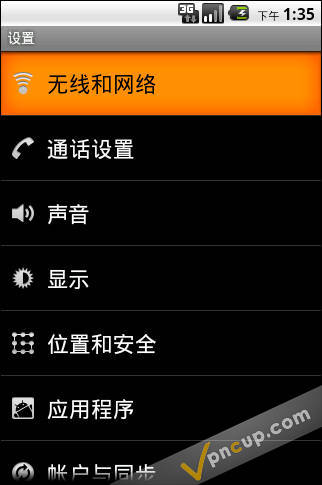
#> input picture IMAGE/1%题目1：富文本敏感信息泄露检测%赛题材料%office%Android手机VPN安装指南.docx_image1.jpeg, 322 x 485 px, found by its file name; its folder holds only this picture in this run
$ python BinImage2.py
#> lines starting #> are read from the running program, lines starting #| are printed output that depends on the picture; after the words box and inside, x2 and y2 are one past the last pixel; in counts of white or black regions, pixels touching at a corner belong together
import cv2
import os
import numpy as np
from PIL import Image
import shutil
from pathlib import Path
import imutils

filepath = '../IMAGE/'
filename = os.listdir(filepath) #图像名列表
Path("../BINIMAGE4").mkdir(parents=True, exist_ok=True)
new_dir = '../BINIMAGE4/'
for img in filename:
    name = os.path.splitext(img)[0]
    newFileName = new_dir+name + ".bmp"
    img = filepath+img
    im = cv2.imread(img)
#> im is the input picture: shape (485, 322, 3); mean B, G, R 30.7, 46.7, 61.6
    # rows, cols = im.shape[:2]
    # if rows < 485:
    #     im = cv2.resize(im,(485,485))

    grayImg = cv2.cvtColor(im,  cv2.COLOR_BGR2GRAY) #灰度化 https://blog.51cto.com/u_15506603/6534086
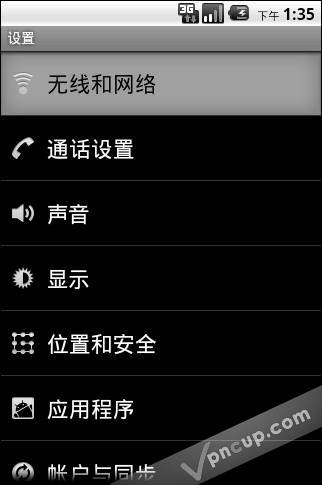
#> grayImg: shape (485, 322); min 0, max 255, mean 49.3
    ret, thresh = cv2.threshold(grayImg, 100 ,255, cv2.THRESH_OTSU | cv2.THRESH_BINARY_INV) #二值化
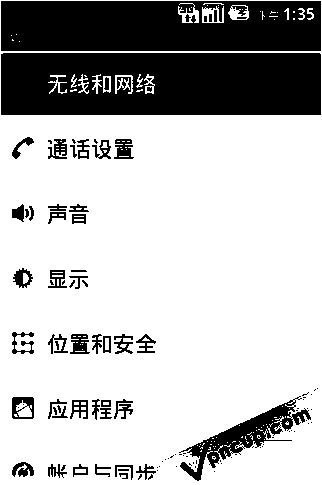
#> thresh: shape (485, 322); 73% white; 110 black regions (61 under 20 px), largest, box (x1, y1, x2, y2) and area: (1, 53, 321, 115) 19014, (1, 1, 321, 51) 15111, (179, 396, 311, 481) 2725
#> ret = 86
    cv2.imwrite(newFileName, thresh)
    # [24 lines of commented-out code are left out]

$ run again, on IMAGE/1%题目1：富文本敏感信息泄露检测%赛题材料%office%Android手机VPN安装指南.docx_image4.jpeg
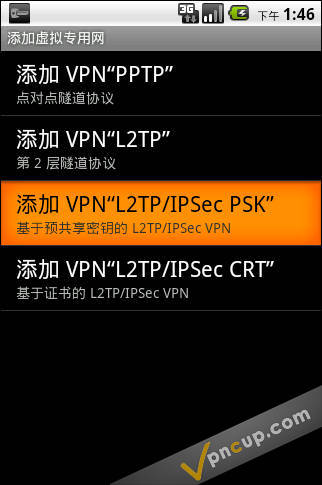
#> input picture IMAGE/1%题目1：富文本敏感信息泄露检测%赛题材料%office%Android手机VPN安装指南.docx_image4.jpeg, 322 x 485 px, found by its file name
#> im is the input picture: shape (485, 322, 3); mean B, G, R 30.6, 45.5, 59.7
#> `grayImg = cv2.cvtColor(im,  cv2.COLOR_BGR2GRAY)`:
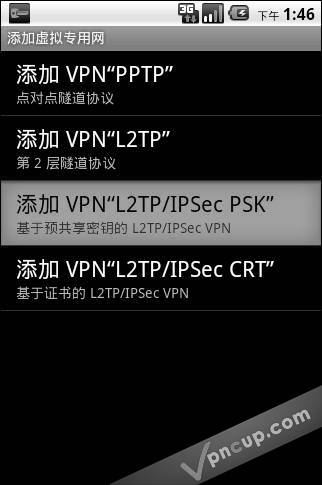
#> grayImg: shape (485, 322); min 0, max 255, mean 48
#> `ret, thresh = cv2.threshold(grayImg, 100 ,255, cv2.THRESH_OTSU | cv2.T..`:
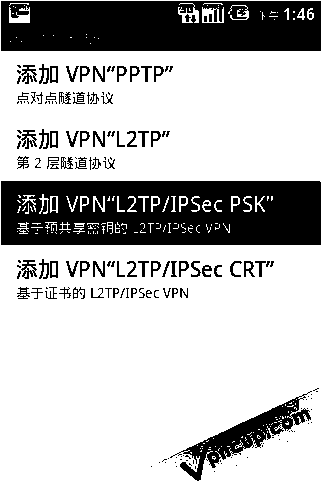
#> thresh: shape (485, 322); 73.4% white; 175 black regions (97 under 20 px), largest, box (x1, y1, x2, y2) and area: (1, 181, 321, 245) 18511, (1, 1, 321, 51) 14987, (170, 391, 312, 481) 2915
#> ret = 84

$ run again, on IMAGE/1%题目1：富文本敏感信息泄露检测%赛题材料%office%Android手机VPN安装指南.docx_image5.jpeg
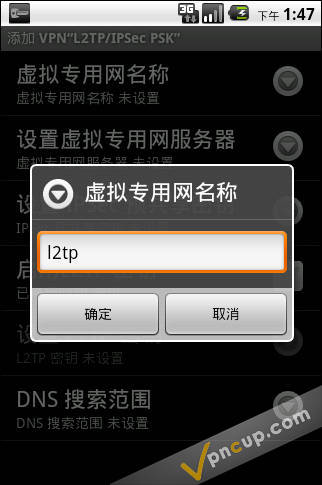
#> input picture IMAGE/1%题目1：富文本敏感信息泄露检测%赛题材料%office%Android手机VPN安装指南.docx_image5.jpeg, 322 x 485 px, found by its file name
#> im is the input picture: shape (485, 322, 3); mean B, G, R 66.6, 68.1, 69.3
#> `ret, thresh = cv2.threshold(grayImg, 100 ,255, cv2.THRESH_OTSU | cv2.T..`:
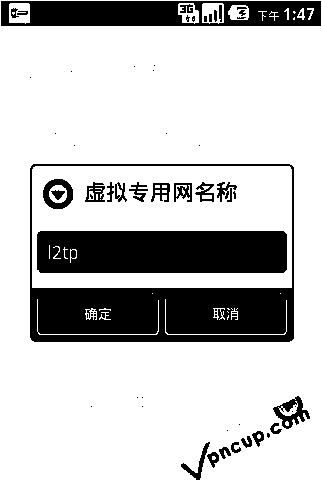
#> thresh: shape (485, 322); 77.7% white; 66 black regions (36 under 20 px), largest, box (x1, y1, x2, y2) and area: (30, 164, 294, 342) 14578, (37, 231, 287, 273) 10378, (1, 1, 321, 26) 6323
#> ret = 120

$ run again, on IMAGE/1%题目1：富文本敏感信息泄露检测%赛题材料%office%Android手机VPN安装指南.docx_image6.jpeg
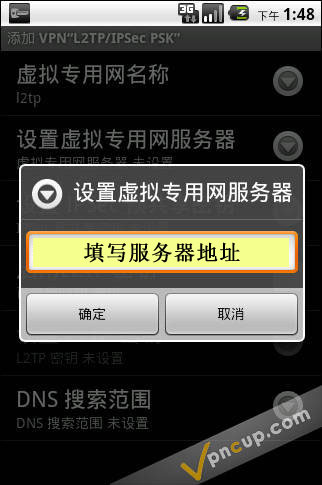
#> input picture IMAGE/1%题目1：富文本敏感信息泄露检测%赛题材料%office%Android手机VPN安装指南.docx_image6.jpeg, 322 x 485 px, found by its file name
#> im is the input picture: shape (485, 322, 3); mean B, G, R 65, 71.2, 72.2
#> `grayImg = cv2.cvtColor(im,  cv2.COLOR_BGR2GRAY)`:
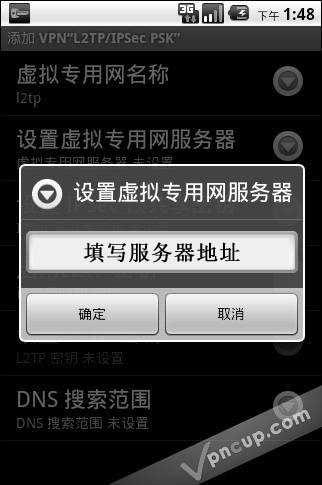
#> grayImg: shape (485, 322); min 0, max 255, mean 70.8
#> `ret, thresh = cv2.threshold(grayImg, 100 ,255, cv2.THRESH_OTSU | cv2.T..`:
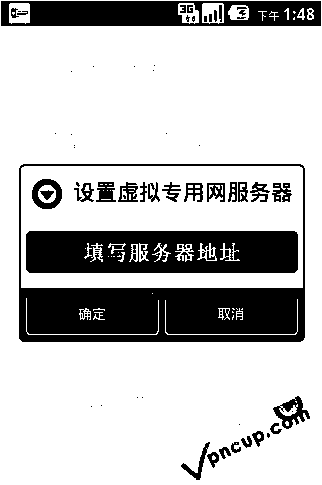
#> thresh: shape (485, 322); 76.4% white; 81 black regions (46 under 20 px), largest, box (x1, y1, x2, y2) and area: (19, 164, 305, 342) 15783, (26, 231, 298, 273) 10361, (1, 1, 321, 26) 6288
#> ret = 120

$ run again, on IMAGE/1%题目1：富文本敏感信息泄露检测%赛题材料%office%Android手机VPN安装指南.docx_image10.jpeg
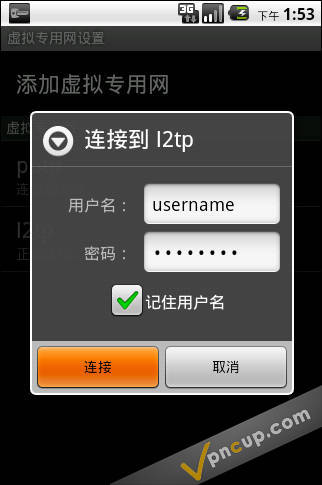
#> input picture IMAGE/1%题目1：富文本敏感信息泄露检测%赛题材料%office%Android手机VPN安装指南.docx_image10.jpeg, 322 x 485 px, found by its file name
#> im is the input picture: shape (485, 322, 3); mean B, G, R 72.4, 75.9, 79.2
#> `grayImg = cv2.cvtColor(im,  cv2.COLOR_BGR2GRAY)`:
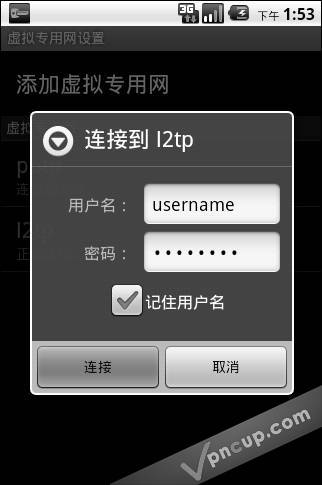
#> grayImg: shape (485, 322); min 0, max 255, mean 76.5
#> `ret, thresh = cv2.threshold(grayImg, 100 ,255, cv2.THRESH_OTSU | cv2.T..`:
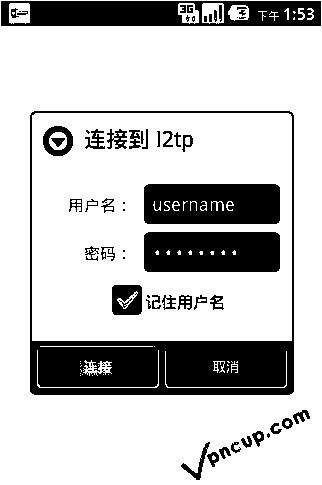
#> thresh: shape (485, 322); 77% white; 72 black regions (27 under 20 px), largest, box (x1, y1, x2, y2) and area: (30, 111, 294, 395) 14760, (1, 1, 321, 26) 6316, (144, 232, 280, 272) 5306
#> ret = 123
